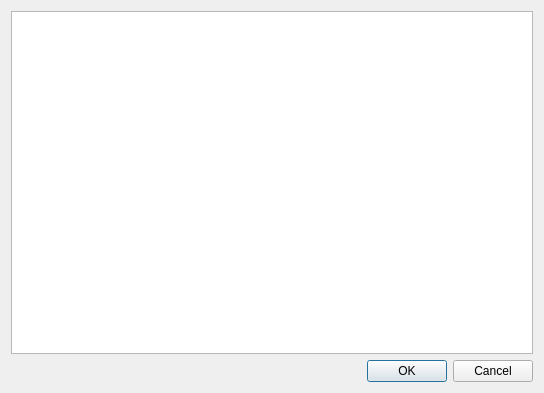
<?xml version="1.0" encoding="UTF-8"?>
<ui version="4.0">
 <class>Dialog</class>
 <widget class="QDialog" name="Dialog">
  <property name="geometry">
   <rect>
    <x>0</x>
    <y>0</y>
    <width>544</width>
    <height>393</height>
   </rect>
  </property>
  <property name="windowTitle">
   <string>Dialog</string>
  </property>
  <layout class="QVBoxLayout" name="verticalLayout">
   <item>
    <widget class="QListView" name="listView"/>
   </item>
   <item>
    <widget class="QDialogButtonBox" name="buttonBox">
     <property name="standardButtons">
      <set>QDialogButtonBox::Cancel|QDialogButtonBox::Ok</set>
     </property>
    </widget>
   </item>
  </layout>
 </widget>
 <resources/>
 <connections/>
</ui>
